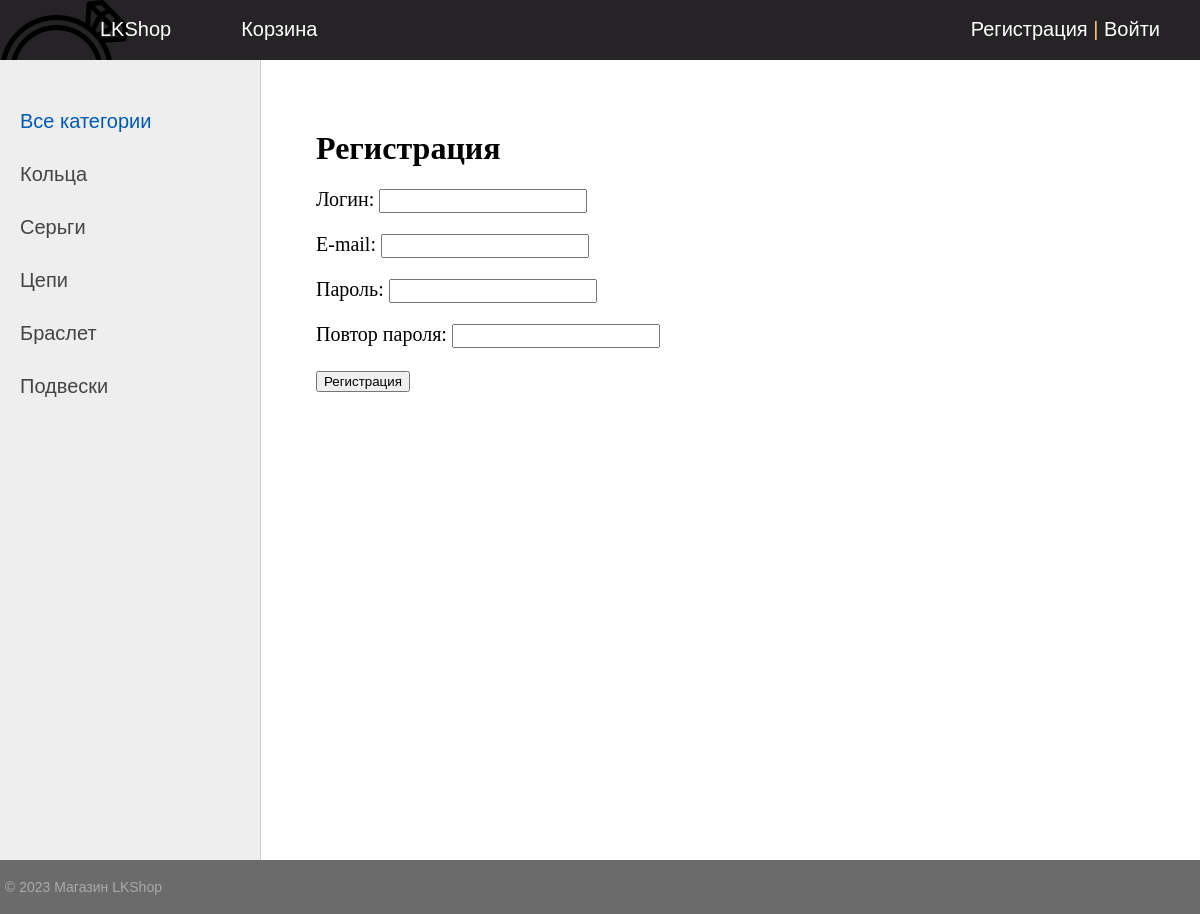
/product/register/, run on the app's committed database.
### product/models.py (models this page shows, shortened)
class Category(models.Model):
    name = models.CharField(max_length=100, db_index= True, verbose_name="Категория")
    slug = models.SlugField(verbose_name='URL', max_length=255, unique=True, db_index=True)
    def get_absolute_url(self):
        return reverse('category', kwargs={'cat_slug': self.slug})
    class Meta:
        verbose_name = 'Категория'
        verbose_name_plural = 'Категории'
        ordering =['id']

### product/views.py (the view, shortened to what this page needs)
# urls.py: path('register/', RegisterUser.as_view(), name='register'),
class RegisterUser(DataMixin, CreateView):
    form_class = RegisterUserForm
    template_name = 'product/register.html'
    success_url = reverse_lazy('login')
    def get_context_data(self, *, object_list=None, **kwargs):
        context = super().get_context_data(**kwargs)
        c_def = self.get_user_context(title="Регистрация")
        return dict(list(context.items())+list(c_def.items()))

### product/forms.py
class RegisterUserForm(UserCreationForm):
    username = forms.CharField(label='Логин', widget=forms.TextInput(attrs={'class':'form-input'}))
    email = forms.EmailField(label='E-mail', widget=forms.EmailInput(attrs={'class': 'form-input'}))
    password1 = forms.CharField(label='Пароль', widget=forms.PasswordInput(attrs={'class': 'form-input'}))
    password2 = forms.CharField(label='Повтор пароля', widget=forms.PasswordInput(attrs={'class': 'form-input'}))
    class Meta:
        model = User
        fields = ('username', 'email', 'password1', 'password2')

### product/utils.py (called while the page is built)
    def get_user_context(self, **kwargs):
        context = kwargs
        cats = Category.objects.all()
        context['menu'] = menu
        context['cats']=cats
        if 'cat_selected' not in context:
            context['cat_selected'] = 0
        return context

### product/templates/product/register.html (shortened to what this page needs)
{% extends 'product/base.html' %}
{% block content %}
<h1>{{title}}</h1>
<form method="post">
    {{ form.as_p }}
    <button type="submit">Регистрация</button>
</form>
{% endblock %}

### product/templates/product/base.html (shortened to what this page needs)
{% load static %}
<!DOCTYPE html>
<html lang="en">
<head>
    <link type="text/css" href="{% static 'product/css/styles.css' %}" rel="stylesheet" />
</head>
<body>
{% block mainmenu %}
 <div class="header">
			<ul id="mainmenu" class="mainmenu">
			<li class="logo"><a href="#"><div class="logo">
				<img src="../../static/product/images/icon.ico" id="Home_Icon"/>
			</div></a></li>
{% for m in menu %}
			<li><a href="{% url m.url_name %}">{{m.name}}</a></li>
{% endfor %}
				{% if request.user.is_authenticated %}
				<li class="last"> {{user.username}} | <a href="{% url 'logout' %}">Выйти</a></li>
				{% else %}
				<li class ="last"><a href="{% url 'register' %}">Регистрация</a> | <a href="{% url 'login' %}">Войти</a></li>
				{% endif %}
			</ul>
		</div>
{% endblock mainmenu %}
<table class="table-content" border=0 cellpadding="0" cellspacing="0">
<tr>
	<td valign="top" class="left-chapters">
	<ul id="leftchapters">
{% if cat_selected == 0 %}
		<li class="selected">Все категории</li>
{% else %}
		<li><a href="{% url 'home' %}">Все категории</a></li>
{% endif %}
{% for c in cats %}
	{% if c.pk == cat_selected %}
		<li class="selected">{{c.name}}</li>
	{% else %}
		<li><a href="{{ c.get_absolute_url }}">{{c.name}}</a></li>
	{% endif %}
{% endfor %}
	</ul>
</td>
<td valign="top" class="content">
	<div class="content-text">
{% block content %}
{% endblock %}
	</div>
</td></tr></table>
<tr><td valign=top>
	<div id="footer">
		<p>&copy; 2023 Магазин LKShop</p>
	</div>
</td></tr></table>
</body>
</html>

### product/static/product/css/styles.css (style rules this page uses)
html, body { font-family: 'Arial'; margin: 0; padding: 0; height: 100%; width: 100%; color: #444; }
a { color: #0059b2; text-decoration: none; }
img { max-width: 600px; height: auto; }
.header { background: #252325; height: 60px; }
.logo { background: url('../images/logo.png') no-repeat 10px 5px; width: 70px; height: 60px; }
ul.mainmenu { list-style: none; margin: 0; padding: 0; height: 60px; color: #fdc073; font-size: 20px; overflow: hidden; }
ul.mainmenu li { float: left; margin: 18px 40px 0 30px; }
ul.mainmenu li.logo { margin: 0; }
ul.mainmenu li.last { float: right; }
ul.mainmenu li a { color: #ffffff; text-decoration: none; }
.table-content { width: 100%; min-height: 100%; height: 100%; }
.left-chapters { margin: 0; background: #eee; border-right: 1px solid #ccc; min-height: 100%; }
.left-chapters ul { width: 230px; min-height: 100%; margin: 0; padding: 20px 10px 10px 20px; list-style: none; font-size: 20px; }
.left-chapters ul li { margin: 30px 0 0 0; color: #999; }
.left-chapters ul li.selected { color: #0059b2; }
.left-chapters ul li a { color: #444; text-decoration: none; }
.content { padding: 40px 20px 20px 40px; width: 100%; box-sizing: border-box; }
.content-text { margin: 30px 0 0 15px; color: #000; font-size: 20px; font-family: Yandex Sans Display Light; }
.content-text h1 { font-size: 32px; }
#footer { box-sizing: border-box; background: #6B6B6B; padding: 5px; color: #aaa; font-size: 14px; font-family: Verdana, Geneva, Arial, Helvetica; text-align: left; overflow: hidden; }
.form-input { width: 300px; font-size: 16px; }
.form-input { width: 200px; font-size: 16px; }

### data on the page
Category: name "Кольца"
Category: name "Серьги"
Category: name "Цепи"
Category: name "Браслет"
Category: name "Подвески"

### other printed values
{{ m.name }} "LKShop" "Корзина"
{{ title }} "Регистрация"
